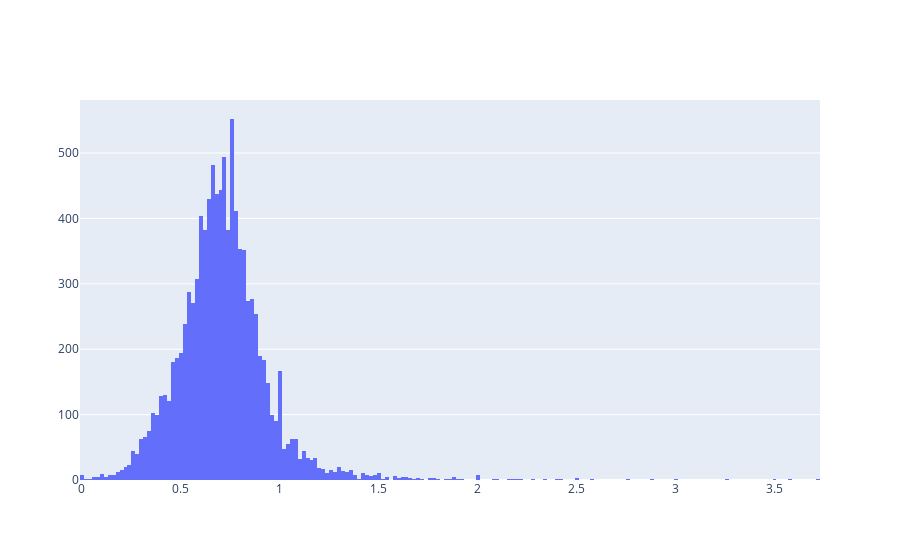

Notebook cell for this chart:
### Markdown cell above
### Ejercicio 2
Utiliza `plotly` para realizar un gráfico que permita verificar si el cambio en el monto de transacciones (cuarto trimestre a primer trimestre) se ajusta a una distribución normal.

### Code cell
# YOUR CODE HERE
fig = go.Figure(data=[go.Histogram(x=df['Total_Ct_Chng_Q4_Q1'])])
fig.show()
#raise NotImplementedError()

### Figure 1 — Plotly figure (JSON) as saved in the notebook; plotly's stock layout.template omitted (floating-point values rounded to 4 significant figures; data arrays with more than 128 entries replaced by an {"elided": "..."} marker saying what was removed)
{"data": [{"type": "histogram", "x": {"elided": "10127 float values"}}], "layout": {}}
